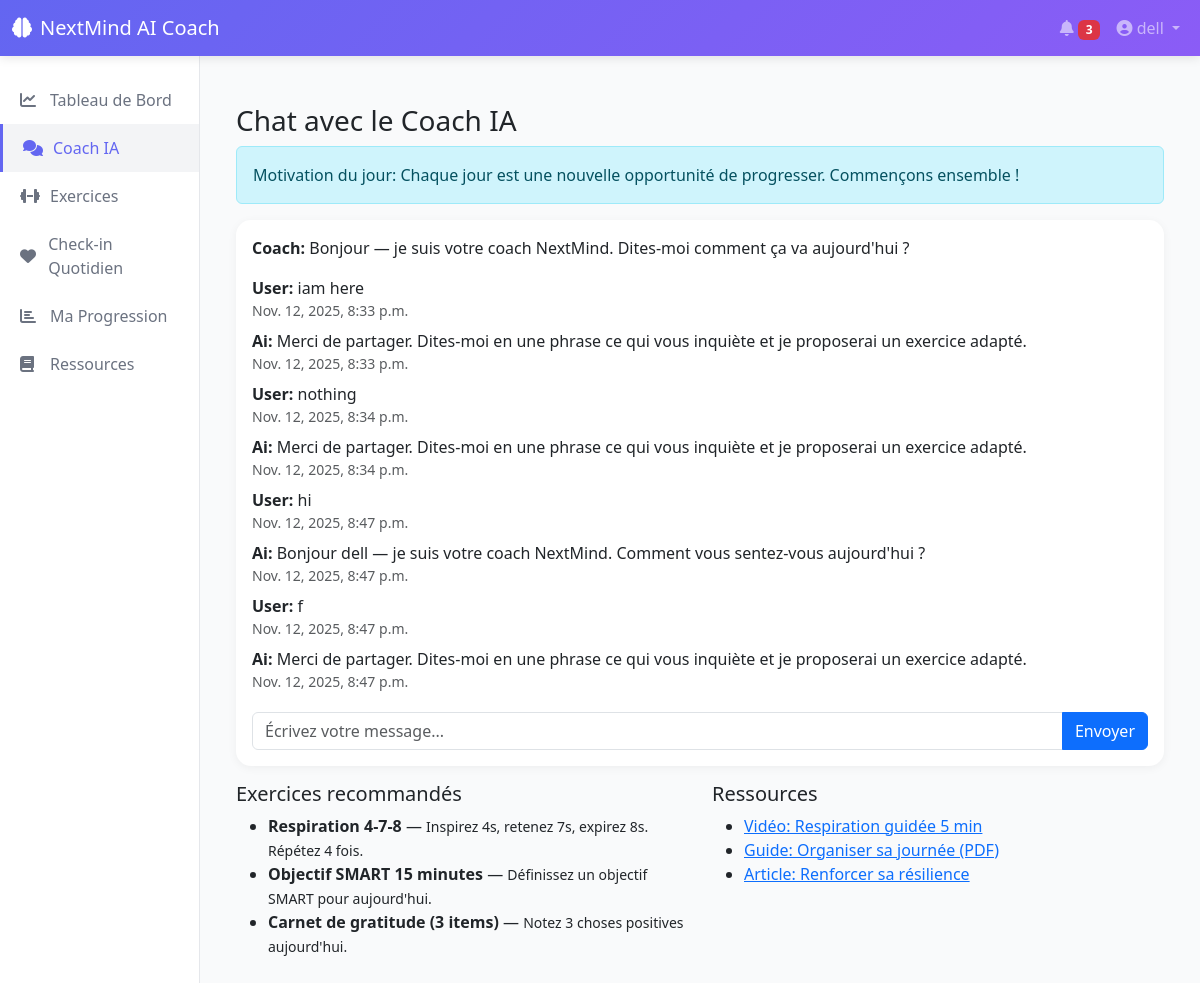
Page /api/coaching/chat/ (signed in) on the committed database.
### coaching/models.py (models this page shows, shortened)
class CoachingMessage(models.Model):
    SENDER_CHOICES = [
        ('user', 'User'),
        ('ai', 'AI Coach'),
        ('system', 'System'),
    ]
    session = models.ForeignKey(CoachingSession, on_delete=models.CASCADE, related_name='messages')
    sender = models.CharField(max_length=10, choices=SENDER_CHOICES)
    content = models.TextField()
    metadata = models.JSONField(default=dict, blank=True)  # For storing additional context
    timestamp = models.DateTimeField(auto_now_add=True)
    is_read = models.BooleanField(default=False)
    class Meta:
        ordering = ['timestamp']

### coaching/views.py (the view, shortened to what this page needs)
# urls.py: path('chat/', views.chat_view, name='chat'),
@login_required
def chat_view(request):
    user = request.user
    session = CoachingSession.objects.filter(user=user).order_by('-last_interaction').first()
    if not session:
        session = CoachingSession.objects.create(user=user, title="Session Active", theme="general", description="Session par défaut")
    messages_qs = CoachingMessage.objects.filter(session=session).order_by('timestamp')
    assessment = get_user_assessment(user)
    coach_intro = conversational_prompt_for_user(assessment)
    coach_recommended_exercises = recommend_exercises(assessment, max_items=3)
    coach_recommended_resources = recommend_resources(assessment, max_items=3)
    coach_daily_motivation = daily_motivation_for_user(assessment)
    context = {
        'messages': messages_qs,
        'coach_assessment': assessment,
        'coach_intro': coach_intro,
        'coach_recommended_exercises': coach_recommended_exercises,
        'coach_recommended_resources': coach_recommended_resources,
        'coach_daily_motivation': coach_daily_motivation,
    }
    return render(request, 'coaching/chat.html', context)

### coaching/coach_logic.py (called while the page is built, shortened)
def get_user_assessment(user: User) -> Optional[AssessmentResult]:
    try:
        return user.assessments.first()
    except Exception:
        return None

def recommend_exercises(assessment: Optional[AssessmentResult], max_items: int = 3) -> List[Dict[str, Any]]:
    if not assessment:
        return STATIC_EXERCISES[:max_items]
    bf = assessment.big_five or {}
    stability = int(bf.get("stability", 0) or 0)
    if stability <= 11 or assessment.wellbeing_score <= 14:
        return [STATIC_EXERCISES[0], STATIC_EXERCISES[2]][:max_items]
    return [STATIC_EXERCISES[1], STATIC_EXERCISES[0]][:max_items]

def recommend_resources(assessment: Optional[AssessmentResult], max_items: int = 3) -> List[Dict[str, str]]:
    return STATIC_RESOURCES[:max_items]

def conversational_prompt_for_user(assessment: Optional[AssessmentResult]) -> str:
    if not assessment:
        return "Bonjour — je suis votre coach NextMind. Dites-moi comment ça va aujourd'hui ?"

def daily_motivation_for_user(assessment: Optional[AssessmentResult]) -> str:
    if not assessment:
        return "Chaque jour est une nouvelle opportunité de progresser. Commençons ensemble !"

### coaching/templates/coaching/chat.html (shortened to what this page needs)
{% extends 'coaching/base.html' %}
{% block content %}
<div class="container py-4">
  <h3>Chat avec le Coach IA</h3>
  {% if coach_daily_motivation %}
    <div class="alert alert-info">Motivation du jour: {{ coach_daily_motivation }}</div>
  {% endif %}
  <div class="card mb-3">
    <div class="card-body">
      {% if coach_intro %}
        <div class="mb-3"><strong>Coach:</strong> {{ coach_intro }}</div>
      {% endif %}
      <div id="chat-history" style="max-height:420px; overflow:auto;">
        {% if messages %}
          <ul class="list-unstyled">
            {% for msg in messages %}
              <li class="mb-2">
                <strong>{{ msg.sender|capfirst }}:</strong> {{ msg.content }}
                <div class="text-muted small">{{ msg.timestamp }}</div>
              </li>
            {% endfor %}
          </ul>
        {% else %}
          <p class="text-muted">Aucun message pour le moment. Commencez la conversation ci-dessous.</p>
        {% endif %}
      </div>
      <form method="post" class="mt-3">
        <div class="input-group">
          <input name="message" class="form-control" placeholder="Écrivez votre message..." autocomplete="off" />
          <button class="btn btn-primary" type="submit">Envoyer</button>
        </div>
      </form>
    </div>
  </div>
  <div class="row">
    <div class="col-md-6">
      <h5>Exercices recommandés</h5>
      <ul>
        {% for ex in coach_recommended_exercises %}
          <li><strong>{{ ex.title }}</strong> — <small>{{ ex.instructions }}</small></li>
        {% endfor %}
      </ul>
    </div>
    <div class="col-md-6">
      <h5>Ressources</h5>
      <ul>
        {% for r in coach_recommended_resources %}
          <li><a href="{{ r.url }}" target="_blank">{{ r.title }}</a></li>
        {% endfor %}
      </ul>
    </div>
  </div>
</div>
{% endblock %}

### coaching/templates/coaching/base.html (shortened to what this page needs)
{% load static %}
<!DOCTYPE html>
<html lang="fr">
<head>
    <link href="https://cdn.jsdelivr.net/npm/bootstrap@5.3.0/dist/css/bootstrap.min.css" rel="stylesheet">
    <link href="https://cdnjs.cloudflare.com/ajax/libs/font-awesome/6.4.0/css/all.min.css" rel="stylesheet">
    <link rel="stylesheet" href="{% static 'coaching/css/fix-zoom.css' %}">
</head>
<body>
    <nav class="navbar navbar-expand-lg navbar-dark">
        <div class="container-fluid">
            <a class="navbar-brand" href="{% url 'dashboard' %}">
                <i class="fas fa-brain me-2"></i>NextMind AI Coach
            </a>
            <div class="collapse navbar-collapse" id="navbarNav">
                <ul class="navbar-nav ms-auto">
                    <li class="nav-item">
                        <a class="nav-link" href="#"><i class="fas fa-bell"></i> <span class="badge bg-danger">3</span></a>
                    </li>
                    <li class="nav-item dropdown">
                        <a class="nav-link dropdown-toggle" href="#" id="userDropdown" role="button" data-bs-toggle="dropdown">
                            <i class="fas fa-user-circle"></i> {{ request.user.username }}
                        </a>
                    </li>
                </ul>
            </div>
        </div>
    </nav>
    <div class="container-fluid">
        <div class="row">
            <div class="col-md-2 p-0">
                <div class="sidebar">
                    <a href="{% url 'dashboard' %}" class="sidebar-item {% if request.resolver_match.url_name == 'dashboard' %}active{% endif %}">
                        <i class="fas fa-chart-line"></i> Tableau de Bord
                    </a>
                    <a href="{% url 'chat' %}" class="sidebar-item {% if request.resolver_match.url_name == 'chat' %}active{% endif %}">
                        <i class="fas fa-comments"></i> Coach IA
                    </a>
                    <a href="{% url 'exercises' %}" class="sidebar-item {% if request.resolver_match.url_name == 'exercises' %}active{% endif %}">
                        <i class="fas fa-dumbbell"></i> Exercices
                    </a>
                    <a href="{% url 'checkin' %}" class="sidebar-item {% if request.resolver_match.url_name == 'checkin' %}active{% endif %}">
                        <i class="fas fa-heart"></i> Check-in Quotidien
                    </a>
                    <a href="{% url 'progress' %}" class="sidebar-item {% if request.resolver_match.url_name == 'progress' %}active{% endif %}">
                        <i class="fas fa-chart-bar"></i> Ma Progression
                    </a>
                    <a href="{% url 'resources' %}" class="sidebar-item {% if request.resolver_match.url_name == 'resources' %}active{% endif %}">
                        <i class="fas fa-book"></i> Ressources
                    </a>
                </div>
            </div>
            <div class="col-md-10 p-4">
                {% block content %}{% endblock %}
            </div>
        </div>
    </div>
</body>
</html>

### coaching/static/coaching/css/fix-zoom.css (style rules this page uses)
html, body, #app { font-size: 100% !important; -webkit-text-size-adjust: 100% !important; -ms-text-size-adjust: 100% !important; zoom: 1 !important; transform: none !important; transform-origin: initial !important; max-width: 100% !important; }
:root { font-size: 16px !important; }
.container, .main-container { max-width: 1200px !important; width: auto !important; margin: 0 auto !important; }

### coaching/templates/coaching/base.html (style rules this page uses)
:root { --primary-color: #6366f1; --secondary-color: #8b5cf6; --success-color: #10b981; --warning-color: #f59e0b; --danger-color: #ef4444; --dark-bg: #1f2937; --light-bg: #f9fafb; }
body { font-family: 'Segoe UI', Tahoma, Geneva, Verdana, sans-serif; background-color: var(--light-bg); }
.navbar { background: linear-gradient(135deg, var(--primary-color), var(--secondary-color)); box-shadow: 0 2px 10px rgba(0,0,0,0.1); }
.sidebar { height: calc(100vh - 56px); background: white; border-right: 1px solid #e5e7eb; padding: 20px 0; }
.sidebar-item { padding: 12px 20px; color: #6b7280; text-decoration: none; display: flex; align-items: center; transition: all 0.3s; }
.sidebar-item:hover, .sidebar-item.active { background-color: #f3f4f6; color: var(--primary-color); border-left: 3px solid var(--primary-color); }
.sidebar-item i { margin-right: 10px; width: 20px; }
.card { border: none; border-radius: 15px; box-shadow: 0 2px 10px rgba(0,0,0,0.05); transition: transform 0.3s, box-shadow 0.3s; }

### rows in the picture
CoachingMessage: sender "User", content "iam here", timestamp "Nov. 12, 2025, 8:33 p.m."
CoachingMessage: sender "Ai", content "Merci de partager. Dites‑moi en une phrase ce qui vous inquiète et je proposerai un exercice adapté.", timestamp "Nov. 12, 2025, 8:33 p.m."
CoachingMessage: sender "User", content "nothing", timestamp "Nov. 12, 2025, 8:34 p.m."
CoachingMessage: sender "Ai", content "Merci de partager. Dites‑moi en une phrase ce qui vous inquiète et je proposerai un exercice adapté.", timestamp "Nov. 12, 2025, 8:34 p.m."
CoachingMessage: sender "User", content "hi", timestamp "Nov. 12, 2025, 8:47 p.m."
CoachingMessage: sender "Ai", content "Bonjour dell — je suis votre coach NextMind. Comment vous sentez-vous aujourd'hui ?", timestamp "Nov. 12, 2025, 8:47 p.m."
CoachingMessage: sender "User", content "f", timestamp "Nov. 12, 2025, 8:47 p.m."
CoachingMessage: sender "Ai", content "Merci de partager. Dites‑moi en une phrase ce qui vous inquiète et je proposerai un exercice adapté.", timestamp "Nov. 12, 2025, 8:47 p.m."

### other values in the picture
{{ request.user.username }} "dell"
{{ coach_daily_motivation }} "Chaque jour est une nouvelle opportunité de progresser. Commençons ensemble !"
{{ coach_intro }} "Bonjour — je suis votre coach NextMind. Dites-moi comment ça va aujourd'hui ?"
{{ ex.title }} "Respiration 4-7-8" "Objectif SMART 15 minutes" "Carnet de gratitude (3 items)"
{{ ex.instructions }} "Inspirez 4s, retenez 7s, expirez 8s. Répétez 4 fois." "Définissez un objectif SMART pour aujourd'hui." "Notez 3 choses positives aujourd'hui."
{{ r.title }} "Vidéo: Respiration guidée 5 min" "Guide: Organiser sa journée (PDF)" "Article: Renforcer sa résilience"
